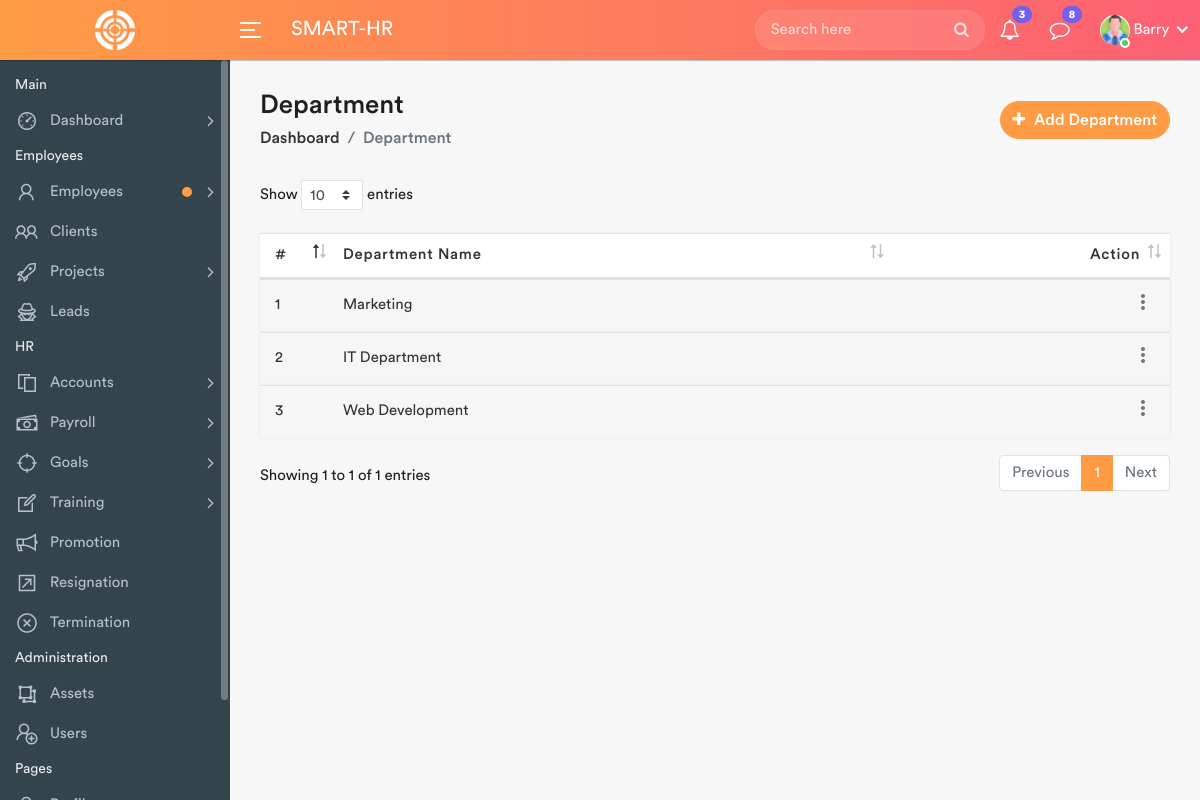
Screenshot of /departments.php (signed in) with the database file from the repository.
### tables this page shows
CREATE TABLE `users` (
  `id` int NOT NULL AUTO_INCREMENT,
  `FirstName` varchar(200) NOT NULL,
  `LastName` varchar(200) NOT NULL,
  `UserName` varchar(200) NOT NULL,
  `Email` varchar(100) NOT NULL,
  `Password` varchar(200) NOT NULL,
  `Phone` varchar(20) NOT NULL,
  `Address` varchar(200) NOT NULL,
  `Picture` varchar(255) NOT NULL,
  `dateTime` datetime NOT NULL DEFAULT CURRENT_TIMESTAMP,
  PRIMARY KEY (`id`),
  UNIQUE KEY `Email` (`Email`)
);

CREATE TABLE `departments` (
  `id` int NOT NULL AUTO_INCREMENT,
  `Department` varchar(200) NOT NULL,
  `Date` timestamp NOT NULL DEFAULT CURRENT_TIMESTAMP,
  PRIMARY KEY (`id`),
  UNIQUE KEY `Department` (`Department`)
);

### departments.php (the view, shortened to what this page needs)
<?php
	include_once('includes/functions.php');
 ?>
<!DOCTYPE html>
<html lang="en">
    <head>
        <link rel="stylesheet" href="assets/css/bootstrap.min.css">
        <link rel="stylesheet" href="assets/css/font-awesome.min.css">
        <link rel="stylesheet" href="assets/css/line-awesome.min.css">
		<link rel="stylesheet" href="assets/css/dataTables.bootstrap4.min.css">
        <link rel="stylesheet" href="assets/css/style.css">
    </head>
    <body>
        <div class="main-wrapper">
            <?php include_once("includes/header.php");?>
            <?php include_once("includes/sidebar.php");?>
            <div class="page-wrapper">
                <div class="content container-fluid">
					<div class="page-header">
						<div class="row align-items-center">
							<div class="col">
								<h3 class="page-title">Department</h3>
								<ul class="breadcrumb">
									<li class="breadcrumb-item"><a href="index.php">Dashboard</a></li>
									<li class="breadcrumb-item active">Department</li>
								</ul>
							</div>
							<div class="col-auto float-right ml-auto">
								<a href="#" class="btn add-btn" data-toggle="modal" data-target="#add_department"><i class="fa fa-plus"></i> Add Department</a>
							</div>
						</div>
					</div>
					<div class="row">
						<div class="col-md-12">
							<div>
								<table class="table table-striped custom-table mb-0 datatable">
									<thead>
										<tr>
											<th style="width: 30px;">#</th>
											<th>Department Name</th>
											<th class="text-right">Action</th>
										</tr>
									</thead>
									<?php
										$sql = "SELECT * FROM departments";
										$query = $dbh->prepare($sql);
										$query->execute();
										$results=$query->fetchAll(PDO::FETCH_OBJ);
										$cnt=1;
										if($query->rowCount() > 0)
										{
										foreach($results as $row)
										{
									?>
									<tbody>
										<tr>
											<td><?php echo $cnt; ?></td>
											<td><?php echo htmlentities($row->Department);?></td>
											<td class="text-right">
                                            <div class="dropdown dropdown-action">
													<a href="#" class="action-icon dropdown-toggle" data-toggle="dropdown" aria-expanded="false"><i class="material-icons">more_vert</i></a>
												</div>
											</td>
										</tr>
									</tbody>
									<?php $cnt+=1;
								}
								}?>
								</table>
							</div>
						</div>
					</div>
                </div>
            </div>
        </div>
    </body>
</html>

### includes/header.php (shortened to what this page needs)
<div class="header">
	<div class="header-left">
		<a href="index.php" class="logo">
			<img src="assets/img/logo.png" width="40" height="40" alt="">
		</a>
	</div>
	<a id="toggle_btn" href="javascript:void(0);">
		<span class="bar-icon">
			<span></span>
			<span></span>
			<span></span>
		</span>
	</a>
	<div class="page-title-box">
		<h3>SMART-HR</h3>
	</div>
	<ul class="nav user-menu">
		<li class="nav-item">
			<div class="top-nav-search">
				<form action="search.php">
					<input class="form-control" type="text" placeholder="Search here">
					<button class="btn" type="submit"><i class="fa fa-search"></i></button>
				</form>
			</div>
		</li>
		<li class="nav-item dropdown">
			<a href="#" class="dropdown-toggle nav-link" data-toggle="dropdown">
				<i class="fa fa-bell-o"></i> <span class="badge badge-pill">3</span>
			</a>
		</li>
		<li class="nav-item dropdown">
			<a href="#" class="dropdown-toggle nav-link" data-toggle="dropdown">
				<i class="fa fa-comment-o"></i> <span class="badge badge-pill">8</span>
			</a>
		</li>
		<?php
		$sql = "SELECT * from users";
		$query = $dbh -> prepare($sql);
		$query->execute();
		$result=$query->fetch(PDO::FETCH_OBJ);
		?>
		<li class="nav-item dropdown has-arrow main-drop">
			<a href="#" class="dropdown-toggle nav-link" data-toggle="dropdown">
				<span class="user-img"><img src="./profiles/<?php echo htmlentities($result->Picture);?>" alt="User Picture">
				<span class="status online"></span></span>
				<span><?php echo htmlentities(ucfirst($_SESSION['userlogin']));?></span>
			</a>
		</li>
	</ul>
</div>

### rows the page displays
users: Picture (picture)
departments: Department "Marketing"
departments: Department "IT Department"
departments: Department "Web Development"

### other values shown
$_SESSION['userlogin'] "Barry"
